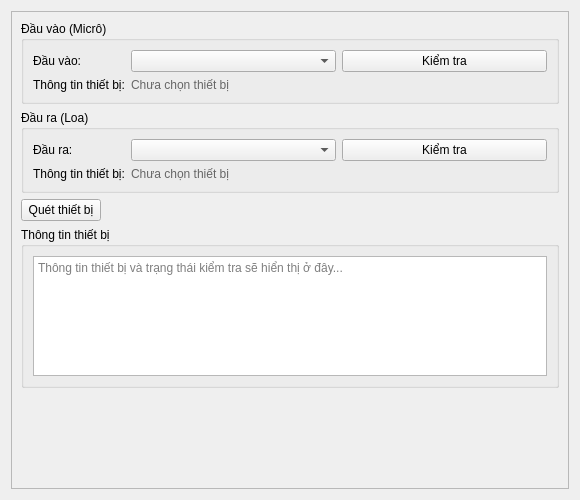
<?xml version="1.0" encoding="UTF-8"?>
<ui version="4.0">
 <class>AudioWidget</class>
 <widget class="QWidget" name="AudioWidget">
  <property name="geometry">
   <rect>
    <x>0</x>
    <y>0</y>
    <width>580</width>
    <height>500</height>
   </rect>
  </property>
  <property name="windowTitle">
   <string>Âm thanh</string>
  </property>
  <layout class="QVBoxLayout" name="verticalLayout">
   <item>
    <widget class="QScrollArea" name="scrollArea">
     <property name="widgetResizable">
      <bool>true</bool>
     </property>
     <widget class="QWidget" name="scrollAreaWidgetContents">
      <property name="geometry">
       <rect>
        <x>0</x>
        <y>0</y>
        <width>578</width>
        <height>480</height>
       </rect>
      </property>
      <layout class="QVBoxLayout" name="contentLayout">
       <item>
        <widget class="QGroupBox" name="input_device_group">
         <property name="title">
          <string>Đầu vào (Micrô)</string>
         </property>
         <layout class="QFormLayout" name="input_layout">
          <item row="0" column="0">
           <widget class="QLabel" name="label_input_device">
            <property name="text">
             <string>Đầu vào:</string>
            </property>
           </widget>
          </item>
          <item row="0" column="1">
           <layout class="QHBoxLayout" name="input_device_layout">
            <item>
             <widget class="QComboBox" name="input_device_combo">
              <property name="placeholderText">
               <string>Vui lòng chọn thiết bị micrô...</string>
              </property>
             </widget>
            </item>
            <item>
             <widget class="QPushButton" name="test_input_btn">
              <property name="text">
               <string>Kiểm tra</string>
              </property>
             </widget>
            </item>
           </layout>
          </item>
          <item row="1" column="0">
           <widget class="QLabel" name="label_input_info">
            <property name="text">
             <string>Thông tin thiết bị:</string>
            </property>
           </widget>
          </item>
          <item row="1" column="1">
           <widget class="QLabel" name="input_info_label">
            <property name="text">
             <string>Chưa chọn thiết bị</string>
            </property>
            <property name="styleSheet">
             <string>color: #666;</string>
            </property>
           </widget>
          </item>
         </layout>
        </widget>
       </item>
       <item>
        <widget class="QGroupBox" name="output_device_group">
         <property name="title">
          <string>Đầu ra (Loa)</string>
         </property>
         <layout class="QFormLayout" name="output_layout">
          <item row="0" column="0">
           <widget class="QLabel" name="label_output_device">
            <property name="text">
             <string>Đầu ra:</string>
            </property>
           </widget>
          </item>
          <item row="0" column="1">
           <layout class="QHBoxLayout" name="output_device_layout">
            <item>
             <widget class="QComboBox" name="output_device_combo">
              <property name="placeholderText">
               <string>Vui lòng chọn thiết bị loa...</string>
              </property>
             </widget>
            </item>
            <item>
             <widget class="QPushButton" name="test_output_btn">
              <property name="text">
               <string>Kiểm tra</string>
              </property>
             </widget>
            </item>
           </layout>
          </item>
          <item row="1" column="0">
           <widget class="QLabel" name="label_output_info">
            <property name="text">
             <string>Thông tin thiết bị:</string>
            </property>
           </widget>
          </item>
          <item row="1" column="1">
           <widget class="QLabel" name="output_info_label">
            <property name="text">
             <string>Chưa chọn thiết bị</string>
            </property>
            <property name="styleSheet">
             <string>color: #666;</string>
            </property>
           </widget>
          </item>
         </layout>
        </widget>
       </item>
       <item>
        <layout class="QHBoxLayout" name="scan_layout">
         <item>
          <widget class="QPushButton" name="scan_devices_btn">
           <property name="text">
            <string>Quét thiết bị</string>
           </property>
          </widget>
         </item>
         <item>
          <spacer name="scan_spacer">
           <property name="orientation">
            <enum>Qt::Horizontal</enum>
           </property>
           <property name="sizeHint" stdset="0">
            <size>
             <width>40</width>
             <height>20</height>
            </size>
           </property>
          </spacer>
         </item>
        </layout>
       </item>
       <item>
        <widget class="QGroupBox" name="status_group">
         <property name="title">
          <string>Thông tin thiết bị</string>
         </property>
         <layout class="QVBoxLayout" name="status_layout">
          <item>
           <widget class="QTextEdit" name="status_text">
            <property name="maximumSize">
             <size>
              <width>16777215</width>
              <height>120</height>
             </size>
            </property>
            <property name="readOnly">
             <bool>true</bool>
            </property>
            <property name="placeholderText">
             <string>Thông tin thiết bị và trạng thái kiểm tra sẽ hiển thị ở đây...</string>
            </property>
           </widget>
          </item>
         </layout>
        </widget>
       </item>
       <item>
        <spacer name="verticalSpacer">
         <property name="orientation">
          <enum>Qt::Vertical</enum>
         </property>
         <property name="sizeHint" stdset="0">
          <size>
           <width>20</width>
           <height>40</height>
          </size>
         </property>
        </spacer>
       </item>
      </layout>
     </widget>
    </widget>
   </item>
  </layout>
 </widget>
 <resources/>
 <connections/>
</ui>
